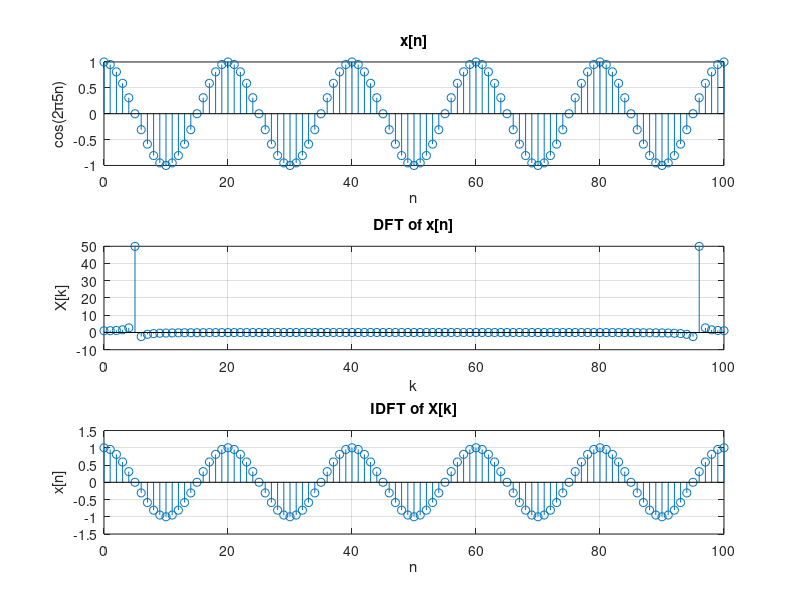
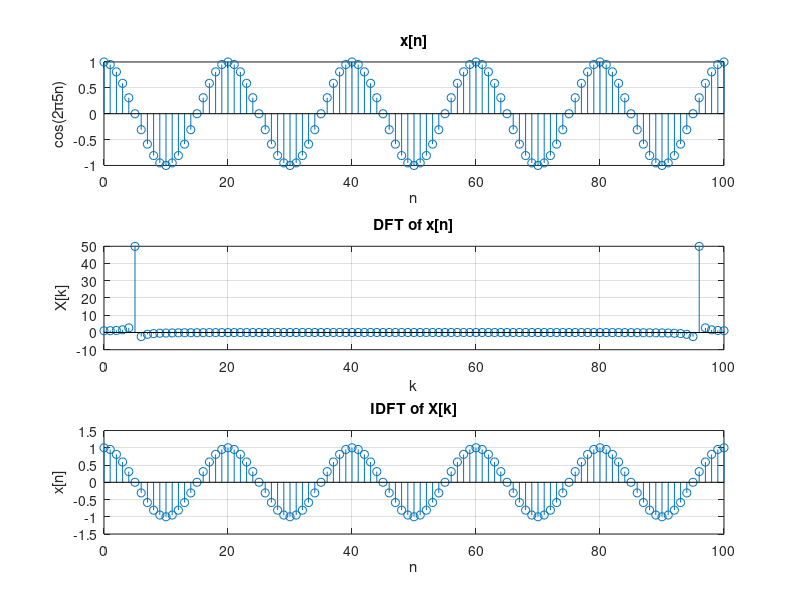

MATLAB code to generate these figures, in order:
FS = 100;
t = 0 : 1/FS : 1;
x_n = cos(2*pi*5*t);
%% (a) (b) DFT & IDFT of x[n] with DFT matrix
N = length(x_n);
WN = exp(-1j*2*pi*(0:N-1)'*(0:N-1) / N);
X_k = WN * x_n';

x_n_hat = real(1/N*conj(WN)*X_k);

figure(1);
subplot(3, 1, 1);
stem((0:length(x_n)-1), x_n);
title('x[n]');
xlabel('n');
ylabel('cos(2\pi5n)');
grid on;

subplot(3, 1, 2);
stem((0:length(X_k)-1), X_k);
title('DFT of x[n]');
xlabel('k');
ylabel('X[k]');
grid on;

subplot(3, 1, 3);
stem((0:length(x_n_hat)-1), x_n_hat);
title('IDFT of X[k]');
xlabel('n');
ylabel('x[n]');
grid on;
%% (c) (d) DFT & IDFT of x[n] with fft function
X_k = fft(x_n);
x_n_hat = ifft(X_k);

figure(2);
subplot(3, 1, 1);
stem((0:length(x_n)-1), x_n);
title('x[n]');
xlabel('n');
ylabel('cos(2\pi5n)');
grid on;

subplot(3, 1, 2)
stem((0:length(X_k)-1), X_k);
title('DFT of x[n]');
xlabel('k');
ylabel('X[k]');
grid on;

subplot(3, 1, 3);
stem((0:length(x_n_hat)-1), x_n_hat);
title('IDFT of X[k]');
xlabel('n');
ylabel('x[n]');
grid on;
